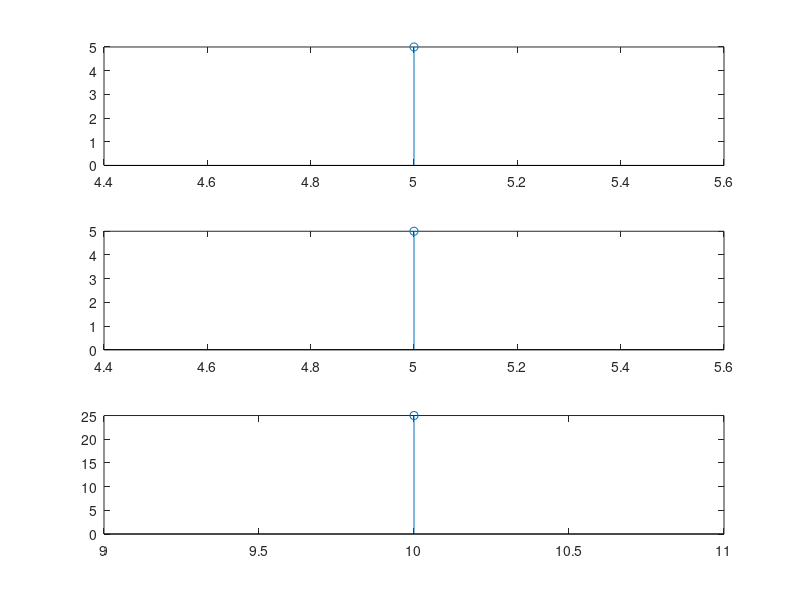

This chart was generated by the following MATLAB code:
% Circular convolution using linear convolution
clc;
close all;
clear all;
x=input(' Enter the first sequence ');
nx=input(' Enter the index of first sequence ');
h=input(' Enter the impulse sequence ');
nh=input(' Enter the index of impulse response ');
N=length(x)+length(h)-1;
ny=min(nx)+min(nh):max(nx)+max(nh);
y=conv(x,h);
disp(' Linear convolution of x and h is: ');
disp(y);
m=max(length(x),length(h));
z=N-m;
j=1;
k=1:m;
for i=m+1:N
    if j~=z+1
        y(j)=y(j)+y(i);
    end
    j=j+1;
end
disp(' Circular convolution of x and h is: ');
disp(y(1:m));
subplot(3,1,1);
stem(nx,x);
subplot(3,1,2);
stem(nh,h);
subplot(313);
stem(ny,y);

